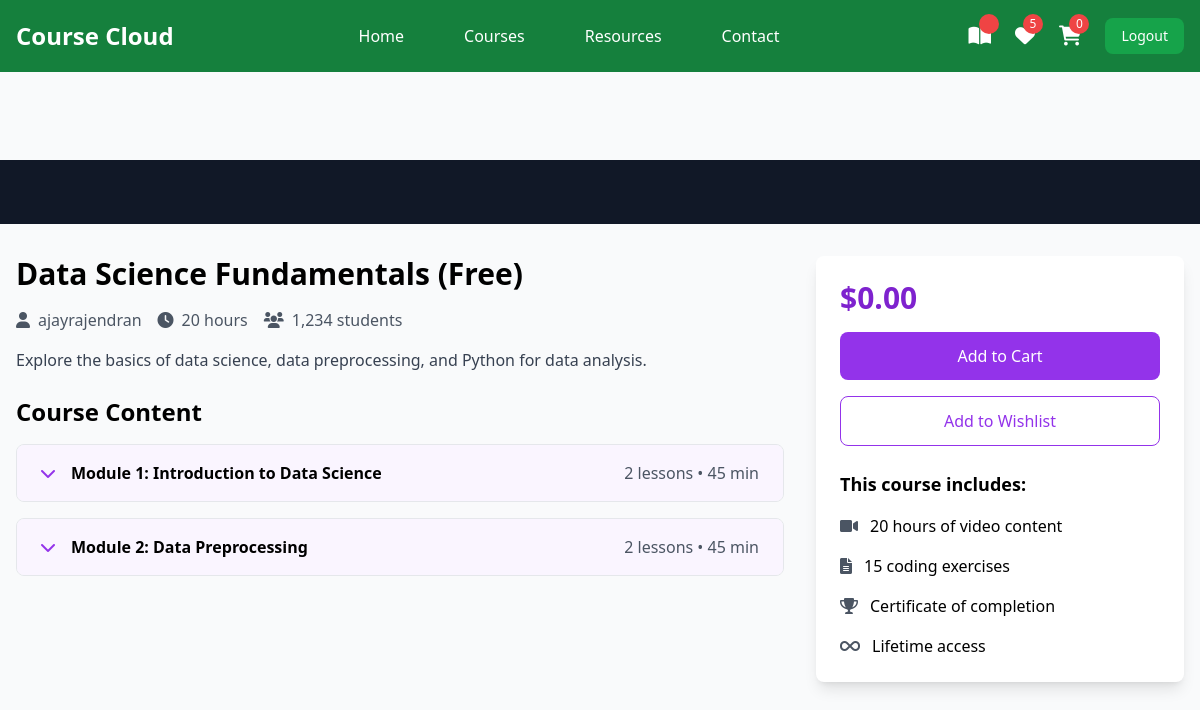
The page /student/courses/7/ (signed in) on the database as committed earlier.
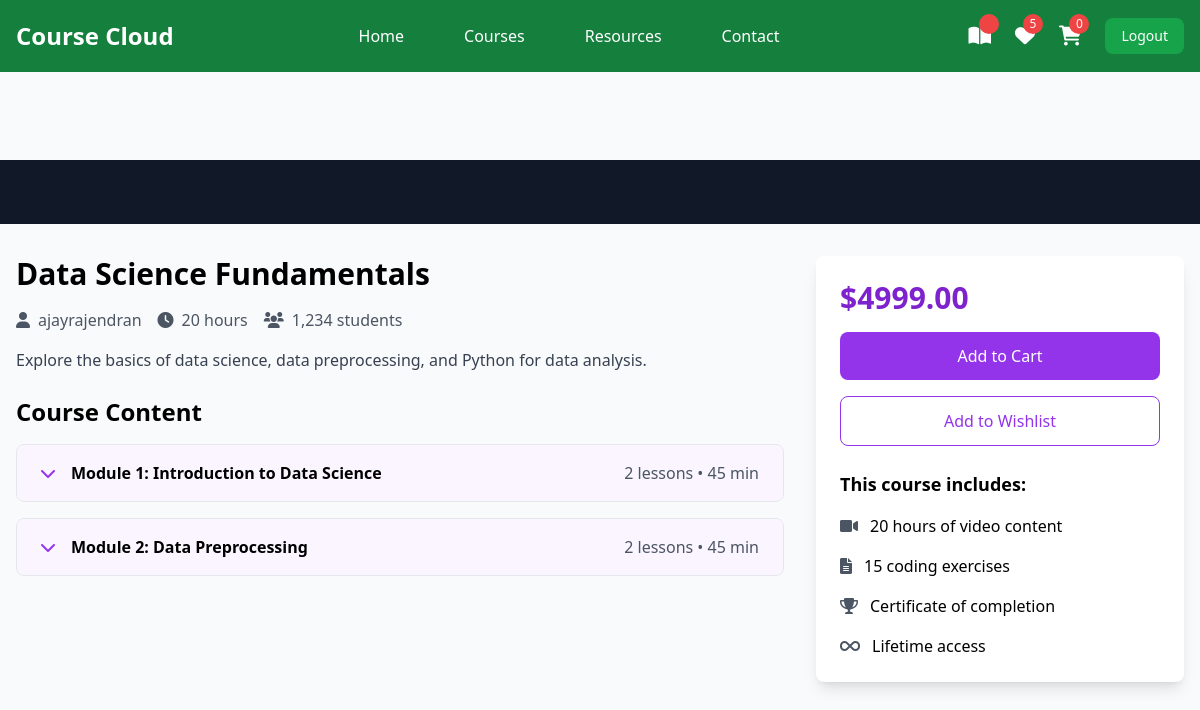
The same page on the database as committed later.
### instructor/models.py (models this page shows, shortened)
class Course(models.Model):
    title=models.CharField(max_length=200)
    description=models.TextField()
    price=models.DecimalField(decimal_places=2,max_digits=7)
    owner=models.ForeignKey(User,on_delete=models.SET_NULL,related_name="courses",null=True)
    is_free=models.BooleanField(default=False)
    picture=models.ImageField(upload_to="courseimages",null=True,blank=True,default="courseimages/default.png")
    thumbnail=EmbedVideoField()
    category_objects=models.ManyToManyField(Category)
    created_at=models.DateTimeField(auto_now_add=True)
    updated_at=models.DateTimeField(auto_now=True)

class User(AbstractUser):
    ROLE_CHOICES =(
        ("instructor","Instructor"),
        ("student","Student")
    )
    role=models.CharField(max_length=20,choices=ROLE_CHOICES,default="student")

### student/views.py (the view)
# urls.py: path("courses/<int:pk>/",views.CourseDetailView.as_view(),name="course-detail"),
@method_decorator(signin_required,name="dispatch")
class CourseDetailView(View):
    def get (self,request,*args,**kwargs):
        id=kwargs.get("pk")
        course_instanse=Course.objects.get(id=id)
        return render (request,"course_detail.html",{"course":course_instanse})

### student/templates/course_detail.html (shortened to what this page needs)
{%extends 'base.html'%}
{%load embed_video_tags%}
{%block main_block%}
    <div class="pt-20">
        <div class="bg-gray-900 w-full">
            <div class="max-w-screen-xl mx-auto px-4 py-8">
            </div>
        </div>
        <div class="max-w-screen-xl mx-auto px-4 py-8 grid grid-cols-1 lg:grid-cols-3 gap-8">
            <div class="lg:col-span-2">
                <h1 class="text-3xl font-bold mb-4">{{course.title}}</h1>
                <div class="flex items-center mb-4 text-gray-600">
                    <span class="mr-4"><i class="fas fa-user mr-2"></i>{{course.owner}}</span>
                    <span class="mr-4"><i class="fas fa-clock mr-2"></i>20 hours</span>
                    <span><i class="fas fa-users mr-2"></i>1,234 students</span>
                </div>
                <p class="text-gray-700 mb-6">{{course.description}}</p>
                <div class="space-y-4">
                    <h2 class="text-2xl font-bold mb-4">Course Content</h2>
                    {%for module in course.modules.all%}
                    <div class="border rounded-lg overflow-hidden">
                        <button class="w-full px-6 py-4 bg-purple-50 hover:bg-purple-100 flex items-center justify-between" onclick="toggleModule('module{{forloop.counter}}')">
                            <div class="flex items-center">
                                <i class="fas fa-chevron-down mr-4 text-purple-600"></i>
                                <span class="font-semibold">Module {{forloop.counter}}: {{module.title}}</span>
                            </div>
                            <span class="text-gray-600">{{module.lessons.all.count}} lessons • 45 min</span>
                        </button>
                    </div>
                    {%endfor%}
                </div>
            </div>
            <div class="lg:col-span-1">
                <div class="bg-white p-6 rounded-lg shadow-lg sticky top-24">
                    <div class="text-3xl font-bold mb-4 text-purple-700">${{course.price}}</div>
                    <a href="{%url 'add-to-cart' course.id%}">
                        <button class="w-full bg-purple-600 text-white py-3 rounded-lg mb-4 hover:bg-purple-700 transition duration-300">
                           Add to Cart
                        </button>
                    </a>
                    <button class="w-full border border-purple-600 text-purple-600 py-3 rounded-lg mb-6 hover:bg-purple-50 transition duration-300">
                        Add to Wishlist
                    </button>
                    <div class="space-y-4">
                        <h3 class="font-bold text-lg">This course includes:</h3>
                        <div class="flex items-center">
                            <i class="fas fa-video mr-3 text-gray-600"></i>
                            <span>20 hours of video content</span>
                        </div>
                        <div class="flex items-center">
                            <i class="fas fa-file-alt mr-3 text-gray-600"></i>
                            <span>15 coding exercises</span>
                        </div>
                        <div class="flex items-center">
                            <i class="fas fa-trophy mr-3 text-gray-600"></i>
                            <span>Certificate of completion</span>
                        </div>
                        <div class="flex items-center">
                            <i class="fas fa-infinity mr-3 text-gray-600"></i>
                            <span>Lifetime access</span>
                        </div>
                    </div>
                </div>
            </div>
        </div>
    </div>
{%endblock%}

Rows that differ between the two databases and show on the page:
changed Course "ajayrajendran": title "Data Science Fundamentals (Free)" → "Data Science Fundamentals"; price "0.00" → "4999.00"
